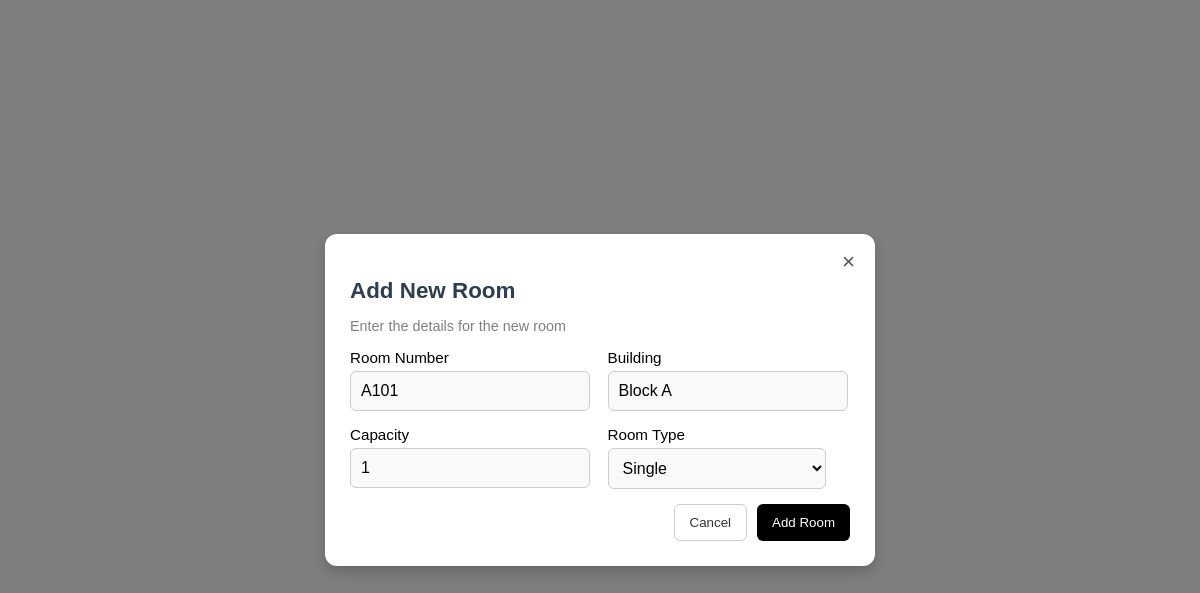
Screenshot of /edit-room/A101/ (signed in) with the database file from the repository.
### home/models.py (models this page shows, shortened)
class Room(models.Model):
    ROOM_TYPES = [
        ('Single', 'Single'),
        ('Shared', 'Shared'),
    ]
    building = models.CharField(max_length=50)  # Manually entered building block
    room_number = models.CharField(max_length=10, unique=True)  # Manually entered room number
    room_type = models.CharField(max_length=10, choices=ROOM_TYPES)
    capacity = models.IntegerField()
    occupied = models.IntegerField(default=0)  # Tracks current number of students in the room

### home/views.py (the view)
# urls.py: path('edit-room/<str:room_number>/', views.edit_room, name='edit-room'),
@login_required
def edit_room(request, room_number):
    room_list =get_object_or_404(Room, room_number=room_number)
    if request.method == "POST":
        form = RoomForm(request.POST, instance=room_list)
        if form.is_valid():
            form.save()
            return redirect('admin-room')
    else:
        form = RoomForm(instance=room_list)
    return render(request, 'new_room.html', {'form': form})

### home/forms.py
class RoomForm(forms.ModelForm):
    class Meta:
        model = Room
        fields = ['building', 'room_number', 'room_type', 'capacity']
        widgets = {
            'building': forms.TextInput(attrs={'class': 'form-control', 'placeholder': 'Building Block (e.g., Block A)'}),
            'room_number': forms.TextInput(attrs={'class': 'form-control', 'placeholder': 'Room Number (e.g., A101)'}),
            'room_type': forms.Select(attrs={'class': 'form-control', 'placeholder': 'standard'}),
            'capacity': forms.NumberInput(attrs={'class': 'form-control'}),
        }

### home/templates/new_room.html (shortened to what this page needs)
{% load static %}
<!DOCTYPE html>
<html lang="en">
  <head>
    <link rel="stylesheet" href="{% static 'css/new_room.css' %}" />
  </head>
  <body>
    <div class="modal">
      <a href="{% url 'admin-room' %}">
        <span class="close-btn">&times;</span>
      </a>
      <h2 class="modal-title">Add New Room</h2>
      <p class="modal-subtitle">Enter the details for the new room</p>
      <form method="post">
        <div class="form-grid">
          <div>
            <label for="{{ form.room_number.id_for_label }}">Room Number</label>
            {{ form.room_number }}
          </div>
          <div>
            <label for="{{ form.building.id_for_label }}">Building</label>
            {{ form.building }}
          </div>
          <div>
            <label for="{{ form.capacity.id_for_label }}">Capacity</label>
            {{ form.capacity }}
          </div>
          <div>
            <label for="{{ form.room_type.id_for_label }}">Room Type</label>
            {{ form.room_type }}
          </div>
        </div>
        <div class="button-group">
          <button
            type="button"
            class="cancel-btn"
            onclick="window.location.href='{% url 'admin-room' %}'"
          >
            Cancel
          </button>
          <button type="submit" class="submit-btn">Add Room</button>
        </div>
      </form>
    </div>
  </body>
</html>

### home/static/css/new_room.css (style rules this page uses)
body { font-family: 'Poppins', sans-serif; background: rgba(0, 0, 0, 0.5); display: flex; justify-content: center; align-items: center; height: 100vh; margin: 0; }
label { font-weight: 500; font-size: 0.95rem; margin-bottom: 5px; display: block; }
input, select { background: #f5f5f5; }
.modal { background: white; padding: 25px; border-radius: 12px; box-shadow: 0px 6px 15px rgba(0, 0, 0, 0.2); width: 500px; position: relative; animation: fadeIn 0.5s ease-in-out; }
.close-btn { position: absolute; top: 15px; right: 20px; font-size: 1.4rem; cursor: pointer; color: #555; }
.modal-title { font-size: 1.4rem; font-weight: 600; margin-bottom: 5px; color: #2C3E50; }
.modal-subtitle { font-size: 0.9rem; color: gray; margin-bottom: 15px; }
.form-grid { display: grid; grid-template-columns: 1fr 1fr; gap: 15px; }
input, select { width: 90%; padding: 10px; border: 1px solid #ccc; border-radius: 6px; font-size: 1rem; background: #f9f9f9; transition: 0.3s; }
.button-group { display: flex; justify-content: flex-end; margin-top: 15px; }
.cancel-btn { background: white; color: #333; border: 1px solid #ccc; padding: 10px 15px; border-radius: 6px; cursor: pointer; margin-right: 10px; }
.submit-btn { background: black; color: white; border: none; padding: 10px 15px; border-radius: 6px; cursor: pointer; }

### rows the page displays
Room: room_number "A101", building "Block A", capacity "1", room_type "Single"
